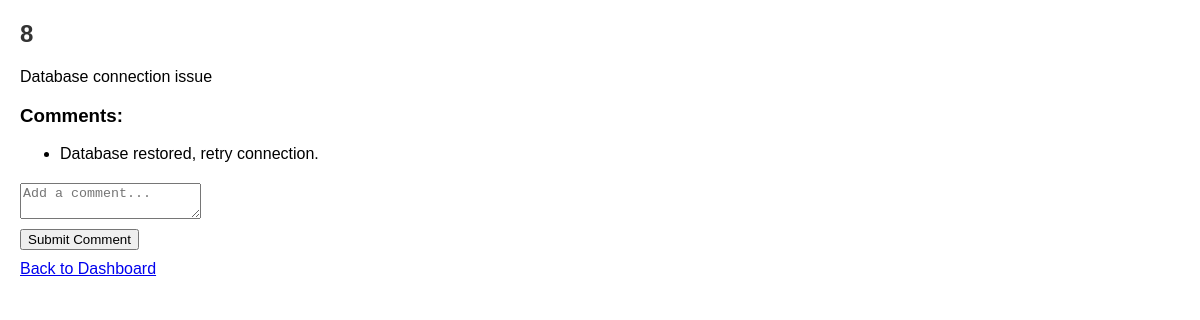
Page /ticket/8 on the committed database.
### tables this page shows
CREATE TABLE tickets (
            ticket_id INTEGER PRIMARY KEY AUTOINCREMENT,
            user_id INTEGER NOT NULL,
            category_id INTEGER NOT NULL,
            title TEXT NOT NULL,
            description TEXT NOT NULL,
            status TEXT NOT NULL,
            created_at TIMESTAMP DEFAULT CURRENT_TIMESTAMP,
            FOREIGN KEY (user_id) REFERENCES users(user_id),
            FOREIGN KEY (category_id) REFERENCES categories(category_id)
        );

CREATE TABLE comments (
            comment_id INTEGER PRIMARY KEY AUTOINCREMENT,
            ticket_id INTEGER NOT NULL,
            user_id INTEGER NOT NULL,
            message TEXT NOT NULL,
            created_at TIMESTAMP DEFAULT CURRENT_TIMESTAMP,
            FOREIGN KEY (ticket_id) REFERENCES tickets(ticket_id),
            FOREIGN KEY (user_id) REFERENCES users(user_id)
        );

### app.py (the view)
@app.route('/ticket/<int:ticket_id>')
def ticket_details(ticket_id):
    ticket = get_ticket(ticket_id)
    comments = get_comments(ticket_id)
    return render_template('ticket_details.html', ticket=ticket, comments=comments)

### database_operations.py (called while the page is built)
def get_db_connection():
    return sqlite3.connect(DB_NAME)

def get_ticket(ticket_id):
    conn = get_db_connection()
    cursor = conn.cursor()
    cursor.execute("SELECT * FROM tickets WHERE ticket_id = ?", (ticket_id,))
    ticket = cursor.fetchone()
    conn.close()
    return ticket

def get_comments(ticket_id):
    conn = get_db_connection()
    cursor = conn.cursor()
    cursor.execute("SELECT * FROM comments WHERE ticket_id = ?", (ticket_id,))
    comments = cursor.fetchall()
    conn.close()
    return comments

### templates/ticket_details.html (shortened to what this page needs)
<!DOCTYPE html>
<html lang="en">
<head>
    <link rel="stylesheet" href="{{ url_for('static', filename='styles.css') }}">
</head>
<body>
    <h2>{{ ticket[2] }}</h2>
    <p>{{ ticket[3] }}</p>
    <h3>Comments:</h3>
    <ul>
        {% for comment in comments %}
            <li>{{ comment[3] }}</li>
        {% endfor %}
    </ul>
    <form method="POST" action="/add_comment">
        <textarea name="message" placeholder="Add a comment..."></textarea>
        <button type="submit">Submit Comment</button>
    </form>
    <a href="/dashboard">Back to Dashboard</a>
</body>
</html>

### static/styles.css (style rules this page uses)
body { font-family: Arial, sans-serif; margin: 20px; }
h2 { color: #333; }
form { margin-top: 20px; }
input, button, textarea { display: block; margin-bottom: 10px; }

### rows in the picture
tickets: category "8", title "Database connection issue"
comments: message "Database restored, retry connection."
